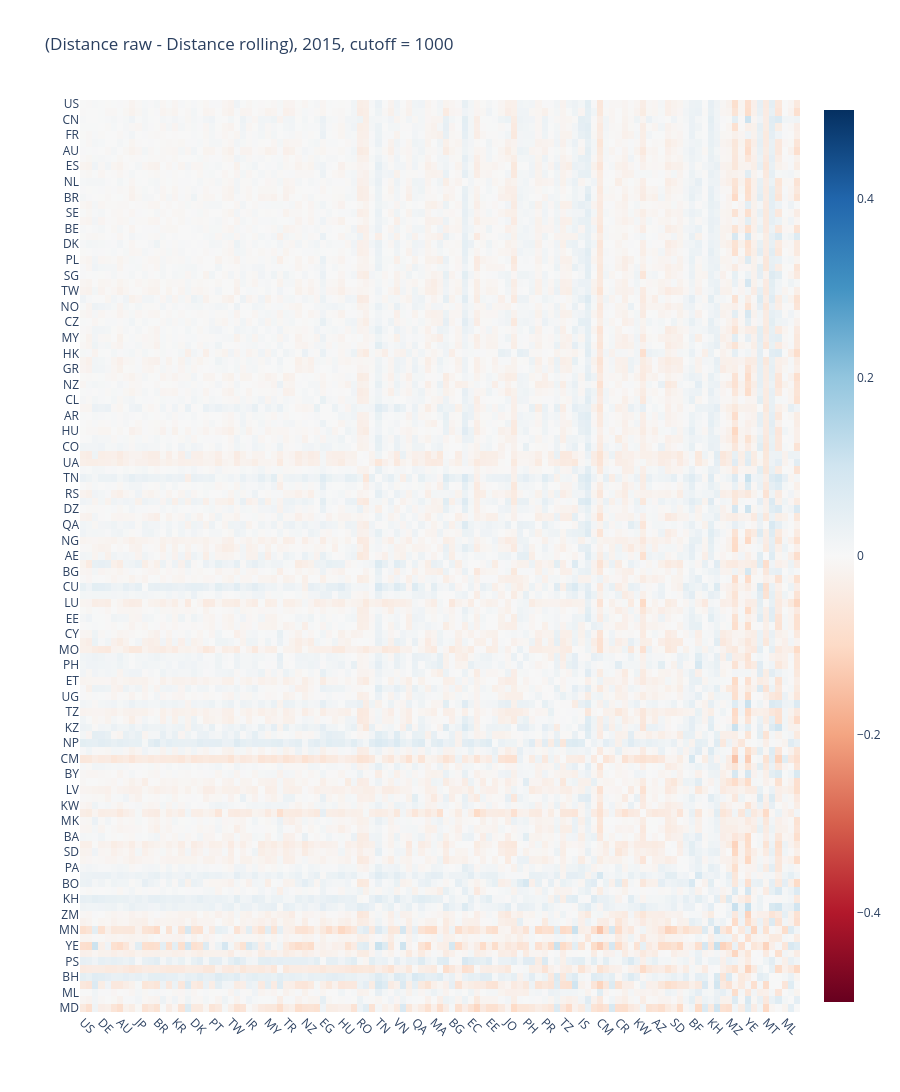

Here is the notebook cell this chart was saved with:
### Code cell
df = (
    df_dist.sub(df_dist_rolling)
)

cutoff = 1000
country_list_sorted = df_total_articles.xs(year, level=1).sort_values("total", ascending=False).query("total_roll >= @cutoff").index.to_list()

uf.plotly_heatmap(df.loc[country_list_sorted, country_list_sorted],
                  y_labels=country_list_sorted, x_labels=country_list_sorted,
                  z_min=-0.5, z_max=0.5, x_type="country", y_type="country",
                  title=f"(Distance raw - Distance rolling), {year}, cutoff = {cutoff}")

### Figure 1 — Plotly figure (JSON) as saved in the notebook; plotly's stock layout.template omitted (floating-point values rounded to 4 significant figures; data arrays with more than 128 entries replaced by an {"elided": "..."} marker saying what was removed)
{"data": [{"colorscale": [[0, "rgb(103,0,31)"], [0.1, "rgb(178,24,43)"], [0.2, "rgb(214,96,77)"], [0.3, "rgb(244,165,130)"], [0.4, "rgb(253,219,199)"], [0.5, "rgb(247,247,247)"], [0.6, "rgb(209,229,240)"], [0.7, "rgb(146,197,222)"], [0.8, "rgb(67,147,195)"], [0.9, "rgb(33,102,172)"], [1, "rgb(5,48,97)"]], "customdata": {"elided": "117x117x2 str values"}, "hovertemplate": "<b>X: </b>%{customdata[0]}<br><b>Y: </b>%{customdata[1]}<br><b>Z: </b> %{z:.3f}<br><extra></extra>", "type": "heatmap", "x": ["US", "GB", "CN", "DE", "FR", "CA", "AU", "IT", "ES", "JP", "NL", "CH", "BR", "IN", "SE", "KR", "BE", "RU", "DK", "AT", "PL", "PT", "SG", "SA", "TW", "FI", "NO", "IR", "CZ", "IL", "MY", "MX", "HK", "TR", "GR", "ZA", "NZ", "IE", "CL", "EG", "AR", "PK", "HU", "TH", "CO", "RO", "UA", "ID", "TN", "SK", "RS", "VN", "DZ", "SI", "QA", "BD", "NG", "MA", "AE", "HR", "BG", "KE", "CU", "EC", "LU", "LB", "EE", "PE", "CY", "JO", "MO", "GH", "PH", "LT", "ET", "PR", "UG", "IQ", "TZ", "VE", "KZ", "IS", "NP", "UY", "CM", "LK", "BY", "CR", "LV", "OM", "KW", "TJ", "MK", "AZ", "BA", "SN", "SD", "ZW", "PA", "BF", "BO", "AM", "KH", "VG", "ZM", "MZ", "MN", "MW", "YE", "BJ", "PS", "MT", "BH", "GE", "ML", "UZ", "MD"], "y": ["US", "GB", "CN", "DE", "FR", "CA", "AU", "IT", "ES", "JP", "NL", "CH", "BR", "IN", "SE", "KR", "BE", "RU", "DK", "AT", "PL", "PT", "SG", "SA", "TW", "FI", "NO", "IR", "CZ", "IL", "MY", "MX", "HK", "TR", "GR", "ZA", "NZ", "IE", "CL", "EG", "AR", "PK", "HU", "TH", "CO", "RO", "UA", "ID", "TN", "SK", "RS", "VN", "DZ", "SI", "QA", "BD", "NG", "MA", "AE", "HR", "BG", "KE", "CU", "EC", "LU", "LB", "EE", "PE", "CY", "JO", "MO", "GH", "PH", "LT", "ET", "PR", "UG", "IQ", "TZ", "VE", "KZ", "IS", "NP", "UY", "CM", "LK", "BY", "CR", "LV", "OM", "KW", "TJ", "MK", "AZ", "BA", "SN", "SD", "ZW", "PA", "BF", "BO", "AM", "KH", "VG", "ZM", "MZ", "MN", "MW", "YE", "BJ", "PS", "MT", "BH", "GE", "ML", "UZ", "MD"], "z": {"elided": "117x117 float values"}, "zmax": 0.5, "zmin": -0.5}], "layout": {"height": 2340, "title": {"text": "(Distance raw - Distance rolling), 2015, cutoff = 1000"}, "xaxis": {"automargin": true, "tickangle": 45}, "yaxis": {"automargin": true, "autorange": "reversed"}}}
